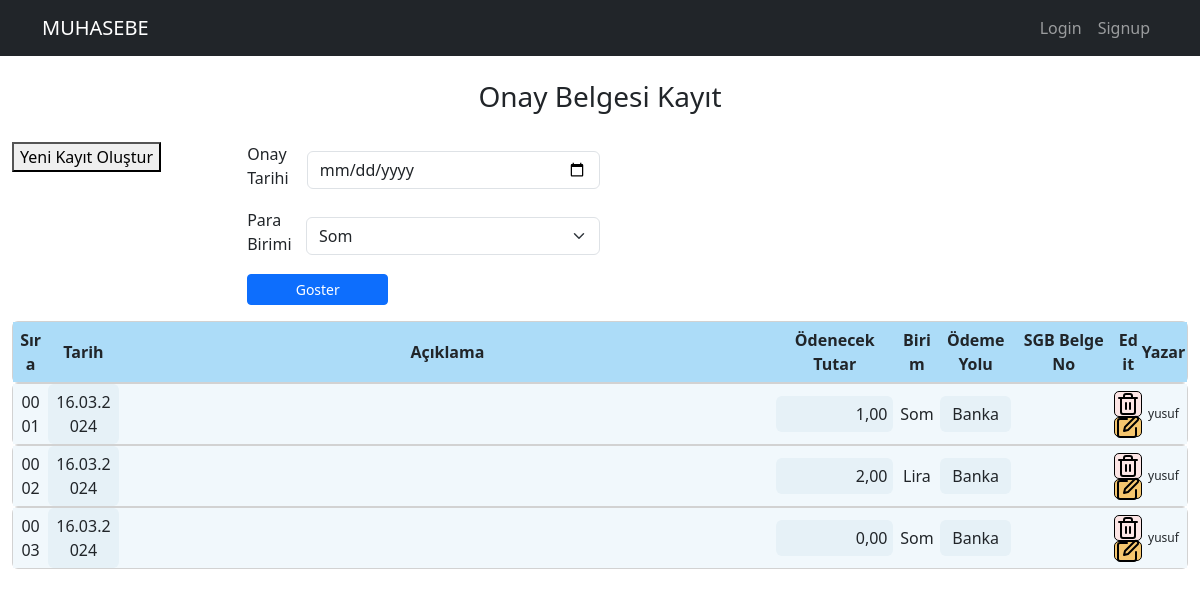
Page /defter_onay_list on the earlier database version.
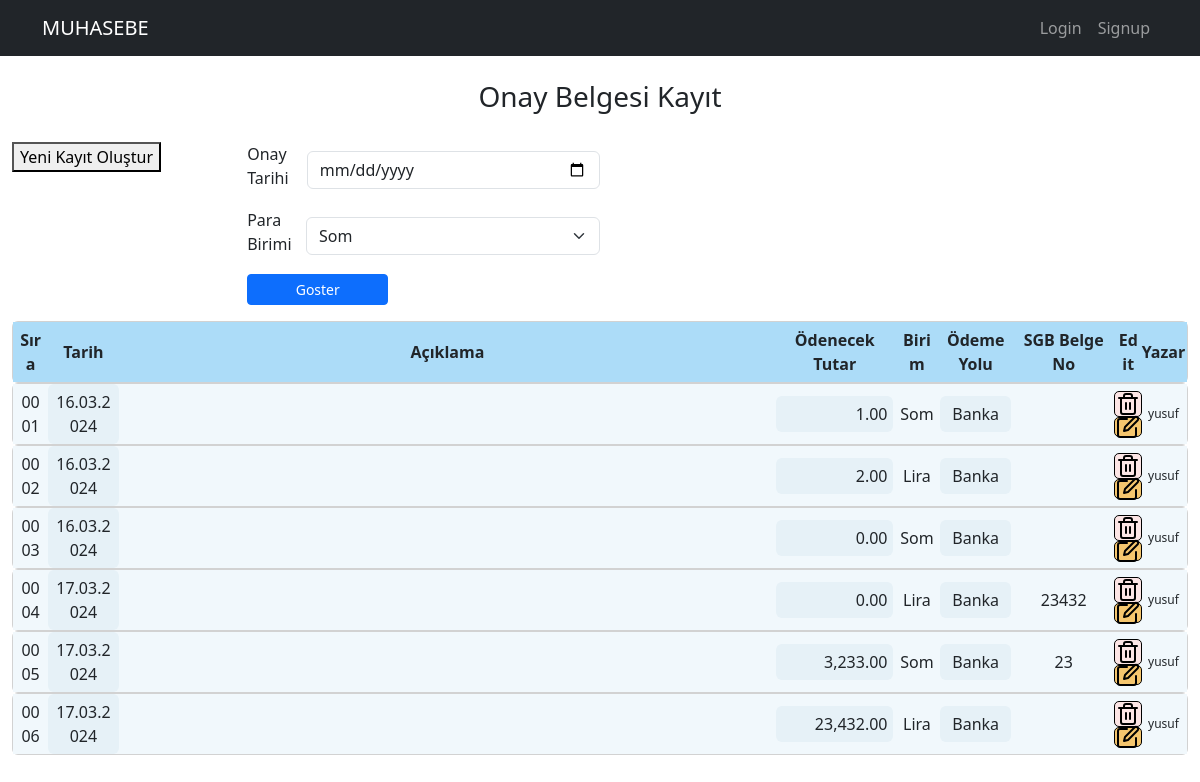
Same page on the later database version.
### muhapp/models.py (models this page shows, shortened)
class OnayRegisterModel(models.Model):
    username = models.ForeignKey(User, on_delete=models.CASCADE, null=True)
    onay_no = models.CharField(max_length = 4)
    onay_aciklama = models.CharField(max_length = 110, default='my_default_value')
    onay_tarih = models.DateField() #auto_now_add ile kullanci deger girmese bile otomatik tarih atamasi yapar
    onay_odemetutar = models.CharField(max_length = 20)
    onay_parabirimi = models.CharField(max_length = 20)
    onay_odemeyolu = models.CharField(max_length = 20)

### muhapp/views.py (the view)
# urls.py: path('defter_onay_list', views.defter_onay_list_view, name="defter_onay_list"),         # onay bilgileri listeleme
def defter_onay_list_view(request):
    defter_onay_list = models.OnayRegisterModel.objects.all()
    defter_onay_list = {"defter_onay_list":defter_onay_list}
    return render(request, 'muhapp/defter_onay_list.html', context=defter_onay_list)

### muhapp/templates/muhapp/defter_onay_list.html (shortened to what this page needs)
{% extends "base.html" %}
{% load static %}
{% load humanize %}
{%block content%}
<div class="" style=" margin: auto; padding-bottom: 50px; width: 98%;">
    <h3 style="padding-bottom: 20px; text-align:center">Onay Belgesi Kayıt</h3>
    <div class="" style="display: flex;">
        <div style="width: 20%;">
            <button id="openNewWindowButton">Yeni Kayıt Oluştur</button>
        </div>
        <div style="width: 30%;">
            <form action="{% url 'muhapp:filter_onay_list' %}" id="toplamTutarForm">
                <div>
                    <div class="onaysutun onaytar" style="text-align:left; display: flex; align-items: center; padding-bottom:10px;">
                        <label for="onaytarih" class="form-label" style="width:20%; padding-right:10px;">Onay Tarihi</label>
                        <input type="date" class="form-control" id="onay_tarih_filter" name="onay_tarih_filter">
                    </div>
                    <div class="onaysutun onay_parabirimi" style="text-align:left; display: flex; align-items: center; padding-bottom:10px;">
                        <label for="onay_parabirimi" class="form-label" style="width:20%; padding-right:10px;">Para Birimi</label>
                        <select class="form-select" id="onay_parabirimi_filter" name="onay_parabirimi_filter">
                            <option value="Som">Som</option>
                        </select>
                    </div>
                </div>
                <button type="submit" class="btn btn-primary btn-sm" style="width: 40%; margin:auto" id="toplamodemetutar">Goster</button>
            </form>
        </div>
        <div style="width: 10%;"></div>
        <div style="width: 40%; ">
        </div>
    </div>
<div class="" style="width: 100%; margin:auto">
    <div class="card">
        <div class="" style="display: flex; text-align:center; align-items: center; background-color: #acdcf8; text-align: center; font-weight: bolder; height: 60px;">
            <div class="" style="width: 3%; padding: 6px;">Sıra</div>
            <div class="" style="width: 6%; padding: 6px; border-radius: 6px;">Tarih</div>
            <div class="" style="width: 56%; padding: 6px;">Açıklama</div>
            <div class="" style="width: 10%; padding: 6px; border-radius: 6px;">Ödenecek Tutar</div>
            <div class="" style="width: 4%; padding: 6px;">Birim</div>
            <div class="" style="width: 6%; padding: 6px; border-radius: 6px;">Ödeme Yolu</div>
            <div class="" style="width: 9%; padding: 6px;">SGB Belge No</div>
            <div class="" style="width: 2%; display:flex; flex-direction: column;">Edit</div>
            <div class="" style="width: 4%;">Yazar</div>
        </div>
    </div>
        {%for bilgi in defter_onay_list%}
            <div class="card">
                <div class="" style="display: flex; text-align:center; align-items: center; background-color: #f1f8fc;">
                    <div class="" style="width: 3%; background-color: #f1f8fc; padding: 6px;">{{forloop.counter|stringformat:"04d"}}</div>
                    <div class="" style="width: 6%; background-color: #e6f1f7; padding: 6px; border-radius: 6px;">{{bilgi.onay_tarih|date:"d.m.Y"}}</div>
                    <div class="" style="width: 56%; background-color: #f1f8fc; padding: 6px;">{{bilgi.onay_aciklama}}</div>
                    <div class="formatted-div-odemetutar" style="width: 10%; background-color: #e6f1f7; padding: 6px; border-radius: 6px; text-align: right;">{{bilgi.onay_odemetutar|floatformat:"2"|default:"0.00"|intcomma}}</div>
                    <div class="" style="width: 4%; background-color: #f1f8fc; padding: 6px;">{{bilgi.onay_parabirimi}}</div>
                    <div class="" style="width: 6%; background-color: #e6f1f7; padding: 6px; border-radius: 6px;">{{bilgi.onay_odemeyolu}}</div>
                    <div class="" style="width: 9%; background-color: #f1f8fc; padding: 6px;">{{bilgi.onay_no}}</div>
                    <div class="" style="width: 2%; display:flex; flex-direction: column; align-items: center;">
                        <div style="background-color: #fce5e5; border: 1px solid #000; border-radius: 5px;">
                            <a href="{% url 'muhapp:onay_list_delete' id=bilgi.id %}"
                                class="btn btn-sm"
                                style="margin: 4px; height: 16px; width:16px; display: flex; align-items: center; justify-content: center; ">
                                <img  src="{% static 'muhapp/images/trash.svg' %}" alt="Sil">
                            </a>
                        </div>
                        <div style="background-color: #f5c66e; border: 1px solid #000; border-radius: 5px;">
                            <a href="{% url 'muhapp:edit_onay_bilgi' id=bilgi.id %}"
                                class="btn btn-sm"
                                style="margin: 4px; height: 10px; width:10px; display: flex; align-items: center; justify-content: center;">
                                <img src="{% static 'muhapp/images/edit.svg' %}" alt="Edit">
                            </a>
                        </div>
                    </div>
                    <div class="" style="width: 4%; font-size: 12px;">{{bilgi.username}}</div>
                </div>
            </div>
        {%endfor%}
    </div>
</div>
{%endblock%}

### templates/base.html (shortened to what this page needs)
<html lang="en">
<head>
    <link href="https://cdn.jsdelivr.net/npm/bootstrap@5.3.2/dist/css/bootstrap.min.css" rel="stylesheet">
    <link rel="stylesheet" href="https://unpkg.com/dropzone@5/dist/min/dropzone.min.css" type="text/css" />
</head>
<body>
    <nav class="navbar navbar-expand-md navbar-dark bg-dark mb-4">
      <div class="container">
          <a class="navbar-brand" href="{% url 'muhapp:main' %}">MUHASEBE</a>
          <div class="collapse navbar-collapse" id="navbarCollapse">
            <ul class="navbar-nav ms-auto mb-2 mb-md-0">
              {% if request.user.is_authenticated %}
              <li class="nav-item">
                <a class="nav-link active" aria-current="page" href="{% url 'muhapp:onay_list' %}">Onaylar</a>
              </li>
              <li class="nav-item">
                <a class="nav-link" href="#">Ziraat</a>
              </li>
              <li class="nav-item">
                <a class="nav-link" href="#">DemirBank-YF</a>
              </li>
              <li class="nav-item">
                <a class="nav-link" href="#">DemirBank-Duz</a>
              </li>
              <li class="nav-item">
                <a class="nav-link" href="{% url 'muhapp:defterler' %}">Defterler</a>
              </li>
              <li class="nav-item">
                <a class="nav-link {% if request.path == '/logout/' %}active{% endif %}" href="{% url 'logout' %}?next=/">Logout</a>
              </li>
              {% else %}
              <li class="nav-item">
                <a class="nav-link {% if request.path == '/login/' %}active{% endif %}" href="{% url 'login' %}">Login</a>
              </li>
              <li class="nav-item">
                <a class="nav-link  {% if request.path == '/signup/' %}active{% endif %}" href="{% url 'muhapp:signup' %}?next=/">Signup</a>
              </li>
              {% endif %}
            </ul>
          </div>
        </div>
    </nav>
    {%block content%}{%endblock%}
</body>
</html>

Differences in the rows shown:
computed for OnayRegisterModel (number 1 of 6 on the later page): onay_odemetutar "1,00" → "1.00"
computed for OnayRegisterModel (number 2 of 6 on the later page): onay_odemetutar "2,00" → "2.00"
computed for OnayRegisterModel (number 3 of 6 on the later page): onay_odemetutar "0,00" → "0.00"
added OnayRegisterModel: onay_tarih "17.03.2024", onay_odemetutar "0.00", onay_parabirimi "Lira", onay_odemeyolu "Banka", onay_no "23432", username "yusuf"
added OnayRegisterModel: onay_tarih "17.03.2024", onay_odemetutar "3,233.00", onay_parabirimi "Som", onay_odemeyolu "Banka", onay_no "23", username "yusuf"
added OnayRegisterModel: onay_tarih "17.03.2024", onay_odemetutar "23,432.00", onay_parabirimi "Lira", onay_odemeyolu "Banka", username "yusuf"
